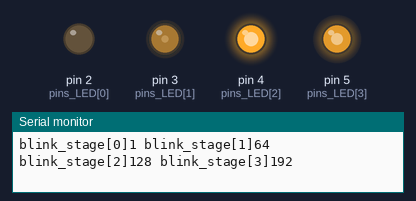
The sketch below on a simulated Arduino Uno, built with avr-gcc and run on an emulated ATmega328P. On the bench: output pins drawn as LEDs (lit = HIGH), the last lines printed to the serial monitor.

Above: at 0.15 s.
At 5.05 s:
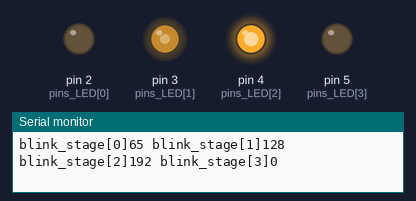
At 8.75 s:
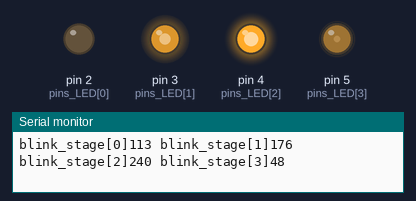
At 10.05 s:
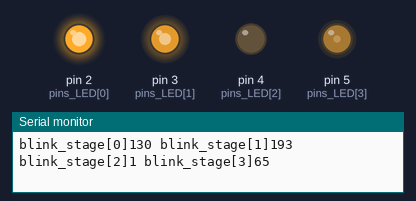
At 14.85 s:
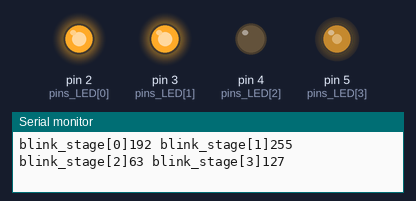
At 19.75 s:
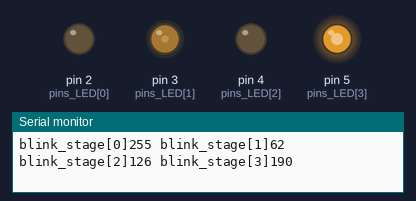
Timing chart, 0 to 25.7 s (numbered marks = the images above):
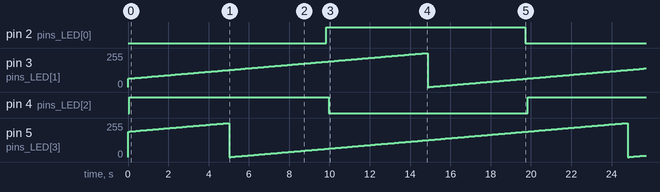

The sketch:

HW5_202055501.ino
```cpp
int pins_LED[] = {2,3,4,5};
int initial_value[] = {0,63,127,191};
int current_stage = 0;
int blink_stage[] = {0,0,0,0};

void setup() {
  // put your setup code here, to run once:
  Serial.begin(9600);
  for(int i=0; i<4; i++){
    pinMode(pins_LED[i],OUTPUT);
    analogWrite(pins_LED[i],initial_value[i]);
  }
}

void loop() {
  // put your main code here, to run repeatedly:
  if (current_stage >= 256) current_stage = 0;

  blink_stage[0] = current_stage + initial_value[0];
  Serial.print(String("blink_stage[0]") + blink_stage[0] + " ");
  analogWrite(pins_LED[0],current_stage);

  if(current_stage+initial_value[1] >= 256){
    blink_stage[1] = current_stage+initial_value[1] - 256;
  } else{
    blink_stage[1] = current_stage+initial_value[1];
  }
  Serial.print(String("blink_stage[1]") + blink_stage[1] + " ");
  analogWrite(pins_LED[1],blink_stage[1]);


  if(current_stage+initial_value[2] >= 256){
    blink_stage[2] = current_stage+initial_value[2] - 256;
  }else{
    blink_stage[2] = current_stage+initial_value[2];
  }
  Serial.print(String("blink_stage[2]" ) + blink_stage[2] + " ");
  analogWrite(pins_LED[2], blink_stage[2]);


  if(current_stage+initial_value[3] >= 256){
    blink_stage[3] = current_stage+initial_value[3] - 256;
  }else{
    blink_stage[3] = current_stage+initial_value[3];
  }
  Serial.println(String("blink_stage[3]" ) + blink_stage[3] + " ");
  analogWrite(pins_LED[3], blink_stage[3]);

  current_stage++;
  Serial.println();
}
```

Measured:
- by itself, pin 2 (pins_LED[0]), pin 4 (pins_LED[2]): alternates HIGH for 9.9 s and LOW for 9.9 s
- by itself, pin 3 (pins_LED[1]), pin 5 (pins_LED[3]): ramps from 0/255 to 255/255 and jumps back, once every 19.8 s
